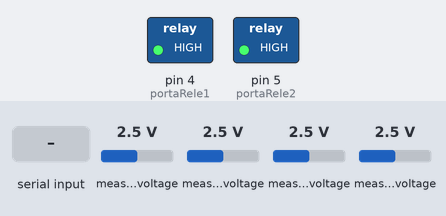
A sketch run on a simulated Arduino Uno, built with avr-gcc and run on an emulated ATmega328P. On the bench: switched loads named in the sketch (green lamp = pin HIGH). Inputs (shaded band) come from the test bench; at power-on: measured voltage 2.5 V. What the sketch prints to the serial monitor is not drawn.

Above: at 1.2 s.
1.3 s: "C" received over the second serial link
At 3.0 s:
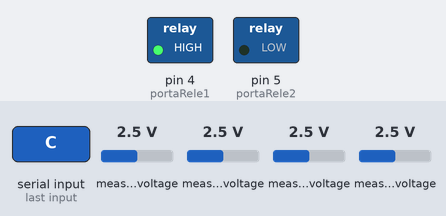
3.7 s: "R" received over the second serial link
At 5.9 s:
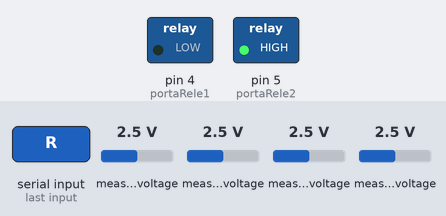
6.3 s: "T" received over the second serial link
At 8.1 s:
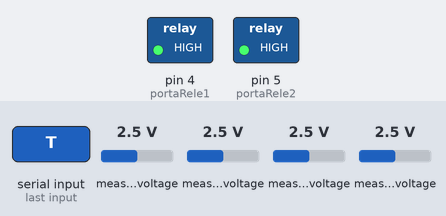
Timing chart, 0 to 9.6 s (numbered marks = the images above; inputs shaded):
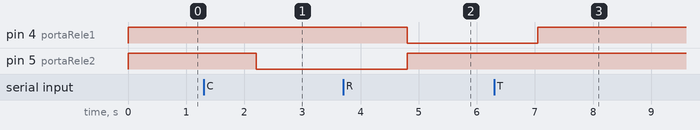

The sketch:

Multimetro.ino
```cpp
//Programa : Multímetro
//Autor : Brenno Mello

//Biblioteca ADS
#include <Wire.h>
//Biblioteca ADS
#include <Adafruit_ADS1015.h>

//Biblioteca para comunicação Serial
#include <SoftwareSerial.h>

//Variável da comunicação serial HC-05
//Define os pinos para a serial  (RX, TX)
SoftwareSerial Bluetooth(6,7);

//Biblioteca do A/D 1115
Adafruit_ADS1115 Ads1115;

//Operações enviadas pelo APP
char funcionalidade = 'T';

//Fator utilizado para conversão da tensão
float fatorConversaoTensao=0.0019974364;

//Fator de conversão para Corrente
float fatorConversaoCorrente = 0.066;

float tensaoReferenciaACS712;

float valorLidoACS712;

int16_t leituraTensao;
long int acumulador;


float leituraVout;
float leituraVCC;
float fatorConversaoTensaoResistencia;

//Porta ligada ao pino IN2 do modulo
int portaRele2 = 5;
boolean estadoRele2 = true;

int portaRele1 = 4;
boolean estadoRele1 = true;


void setup() {

   Serial.begin(9600);//9600
   Ads1115.begin();
   Bluetooth.begin(9600);

  //Define pinos para o rele como saida
  pinMode(portaRele2, OUTPUT);

  pinMode(portaRele1, OUTPUT);


}

void loop() {

  float tensao;
  float corrente;
  float resistencia;


  if(Bluetooth.available()>0){
    funcionalidade = Bluetooth.read();
    while (Bluetooth.available()) {
      Bluetooth.read();
    }
  }

  Serial.print(funcionalidade);
  switch (funcionalidade){
    case 'T':
         if(estadoRele2){
           digitalWrite(portaRele2, HIGH); //Desliga rele 2
           estadoRele2 = false;
         }
         if(estadoRele1){
          digitalWrite(portaRele1, HIGH);
          estadoRele1 = false;
        }


         Ads1115.setGain(GAIN_TWOTHIRDS);
         fatorConversaoTensao=0.0020105899;

         leituraTensao = Ads1115.readADC_SingleEnded(0);

         Serial.print("\tTensao inteiro = ");
         Serial.print(leituraTensao,4);

         tensao = leituraTensao*fatorConversaoTensao;
         Serial.print("\tTensao anterior = ");
         Serial.print(tensao,4);


          if(tensao>43.92 || tensao< -43.92){
              Ads1115.setGain(GAIN_TWOTHIRDS);
              fatorConversaoTensao=0.0020105899;
          }else if(tensao>21.96 || tensao < -21.96){
              Ads1115.setGain(GAIN_ONE);
              fatorConversaoTensao=0.0013403729;
          }else if(tensao>10.98 || tensao< -10.98){
              Ads1115.setGain(GAIN_TWO);
              fatorConversaoTensao=0.000679;
          }else if(tensao>5.49 || tensao< -5.49){
              Ads1115.setGain(GAIN_FOUR);
              fatorConversaoTensao=0.000342;
          }else if(tensao>2.74 || tensao< -2.74){
              Ads1115.setGain(GAIN_EIGHT);
              fatorConversaoTensao=0.000175;
          }else{
              Ads1115.setGain(GAIN_SIXTEEN);
              fatorConversaoTensao=0.000088;
          }


        acumulador=0;
        for(int i=0; i<10; i++){
          leituraTensao = Ads1115.readADC_SingleEnded(0);
          acumulador += leituraTensao;

        }
        leituraTensao = acumulador/10;

        tensao = leituraTensao*fatorConversaoTensao;

        if(tensao>0){
          if(tensao<0.0100){
            tensao = 0.0000;
          }
        }else if(tensao>-0.0100){
                tensao = 0.0000;
        }

          Bluetooth.print('&');
          Bluetooth.print('T');
          Bluetooth.print('#');
          Bluetooth.print('*');
          Bluetooth.print(tensao,4);
          Bluetooth.print('%');
          Serial.print("\tFator de conversao = ");
          Serial.print(fatorConversaoTensao,9);
          Serial.print("\tResultado = ");
          Serial.println(tensao,4);


          delay(1000);

      break;
    case 'C':
        if(!estadoRele2){
          digitalWrite(portaRele2, LOW);  //Liga rele 2
          estadoRele2 = true;
        }
        if(estadoRele1){
          digitalWrite(portaRele1, HIGH);
          estadoRele1 = false;
        }

        delay(100);

        Ads1115.setGain(GAIN_TWOTHIRDS);
        tensaoReferenciaACS712 = 0;
        for(int i=0; i<10; i++){
          tensaoReferenciaACS712 += Ads1115.readADC_SingleEnded(1);
          delay(1);
        }
        tensaoReferenciaACS712 = tensaoReferenciaACS712/10;
        tensaoReferenciaACS712 = tensaoReferenciaACS712/2;
        tensaoReferenciaACS712 = tensaoReferenciaACS712*0.0001875057;

        Serial.print("\tValor de referencia = ");
        Serial.print(tensaoReferenciaACS712,4);

        Ads1115.setGain(GAIN_ONE);
        valorLidoACS712=0;


        for(int i=0; i<10; i++){
          valorLidoACS712 += Ads1115.readADC_SingleEnded(2);

          delay(1);
        }
        valorLidoACS712 = valorLidoACS712/10;
        valorLidoACS712 = valorLidoACS712*0.0001250038;

        Serial.print("\tValor inteiro = ");
        Serial.print(valorLidoACS712,4);

        valorLidoACS712 =  valorLidoACS712 - (tensaoReferenciaACS712 - 0.0047);

        Serial.print("\tValor inteiro subtracao = ");
        Serial.print(valorLidoACS712, 4);


        corrente = valorLidoACS712/0.066;


          Bluetooth.print('&');
          Bluetooth.print('C');
          Bluetooth.print('#');
          Bluetooth.print('*');
          Bluetooth.print(corrente,4);
          Bluetooth.print('%');

          Serial.print("\tResultado = ");
          Serial.println(corrente, 4);


          delay(1000);


      break;
    case 'R':
      if(estadoRele2){
        digitalWrite(portaRele2, HIGH); //Desliga rele 2
        estadoRele2 = false;
      }
      if(!estadoRele1){
        digitalWrite(portaRele1, LOW);
        estadoRele1 = true;
      }


    Ads1115.setGain(GAIN_TWOTHIRDS);
    fatorConversaoTensaoResistencia = 0.0001875057;
    leituraVCC =  Ads1115.readADC_SingleEnded(1)*fatorConversaoTensaoResistencia;
    Serial.print("\tLeitura VCC = ");
    Serial.print(leituraVCC,7);

    leituraVout = Ads1115.readADC_SingleEnded(3)*fatorConversaoTensaoResistencia;
    Serial.print("\tLeitura Vout = ");
    Serial.print(leituraVout,7);

    if(leituraVout>4.096 || leituraVout<-4.096){
      Ads1115.setGain(GAIN_TWOTHIRDS);
      fatorConversaoTensaoResistencia = 0.0001875057;
    }else if(leituraVout>2.048 || leituraVout<-2.048){
      Ads1115.setGain(GAIN_ONE);
      fatorConversaoTensaoResistencia = 0.000125042;
    }else if(leituraVout>1.024 || leituraVout<-1.024){
      Ads1115.setGain(GAIN_TWO);
      fatorConversaoTensaoResistencia = 0.0000625012;
    }else if(leituraVout>0.512 || leituraVout<-0.512){
      Ads1115.setGain(GAIN_FOUR);
      fatorConversaoTensaoResistencia = 0.0000312509;
    }else if(leituraVout>0.256 || leituraVout<-0.256){
      Ads1115.setGain(GAIN_EIGHT);
      fatorConversaoTensaoResistencia = 0.0000156254;
    }else {
      Ads1115.setGain(GAIN_SIXTEEN);
      fatorConversaoTensaoResistencia = 0.0000078127;
    }


    for(int i=0;i<10;i++){
       leituraVout += Ads1115.readADC_SingleEnded(3);
       delay(1);
    }
       leituraVout = leituraVout/10;
       leituraVout = leituraVout*fatorConversaoTensaoResistencia;


      //r1=993
      resistencia = (leituraVout*993)/(leituraVCC-leituraVout);

      if(resistencia<10 || resistencia>10500)
        resistencia = 0.0000;


      Bluetooth.print('&');
      Bluetooth.print('R');
      Bluetooth.print('#');
      Bluetooth.print('*');
      Bluetooth.print(resistencia,4);
      Bluetooth.print('%');
      Serial.print("\tSaida divisor = ");
      Serial.print(leituraVout,7);
      Serial.print("\tResultado = ");
      Serial.println(resistencia, 4);

      delay(1000);
     break;

  }

}
```

Measured:
- after the input at 1.3 s, pin 5 (portaRele2): HIGH → LOW after 0.91 s
- after the input at 3.7 s, pin 4 (portaRele1): HIGH → LOW after 1.1 s; pin 5 (portaRele2): LOW → HIGH after 1.1 s
- after the input at 6.3 s, pin 4 (portaRele1): LOW → HIGH after 0.75 s
